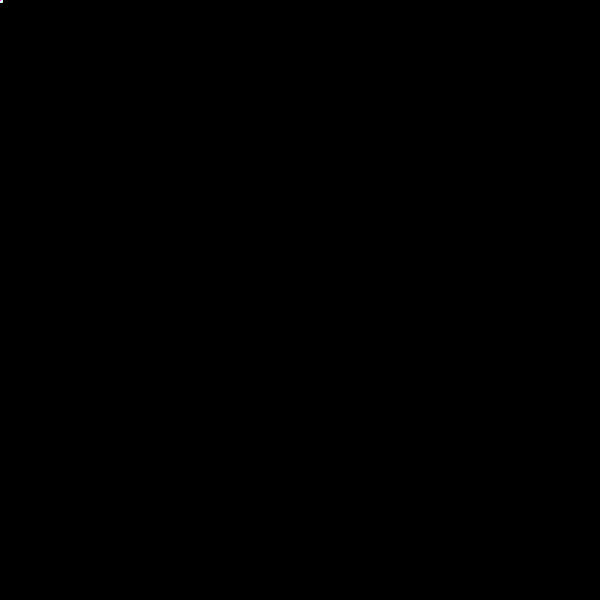
Frame 1 (no input)
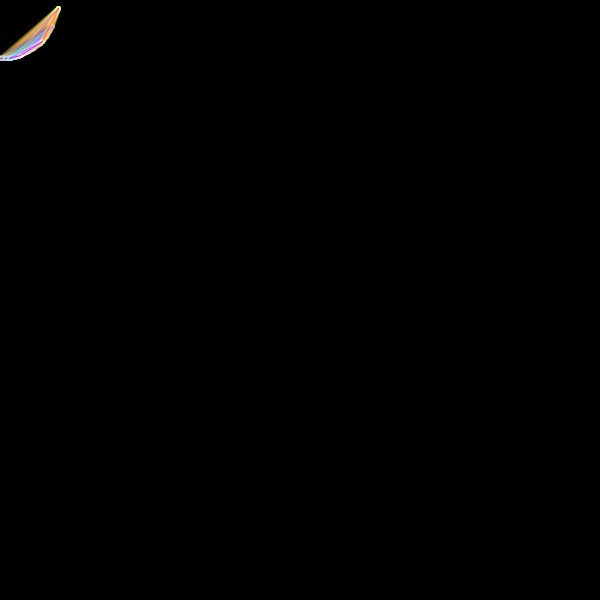
Frame 60 (the mouse pressed at the canvas centre just before this capture)
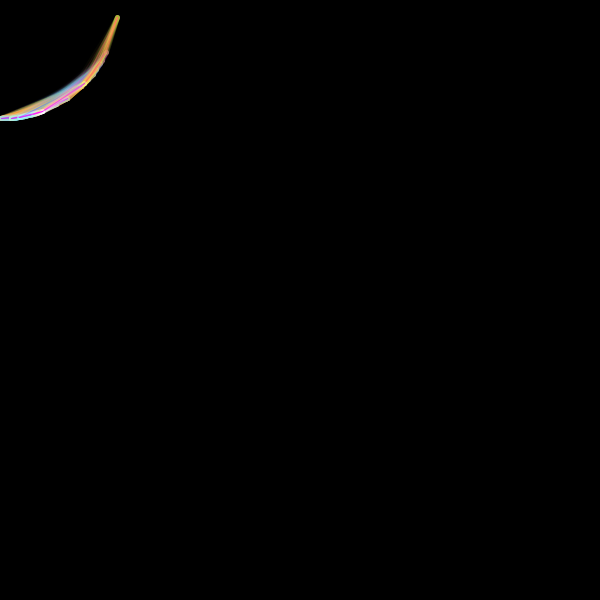
Frame 120 (the mouse held since frame 60 and released just before this capture)

The Processing sketch that drew these frames (run headless with seeded random() and noise(); from frame 60 on, the mouse is pressed at the canvas centre):

// Processing sketch: neiro_lwp
// ── neiro_lwp.pde
float points[][]=new float[35][2];
int ckl=0;
float crl[][]=new float[35][2];
float speed=1;
float als[]=new float[35];
int f=0;

void setup(){
  size(600,600);
  for(int i=0;i<216;i++)
  Dragged(i);
  frameRate(150);
}

void draw(){
  
  background(0);
  for(int i=0;i<34;i++)
  {
    for(int j=i+1;j<35;j++)
    {
      float dii=dist(points[i][0],points[i][1],points[j][0],points[j][1]) ;
      if(dii<100)
      {
        stroke((sin(als[j])+1)*177,(sin(als[j]+PI/3)+1)*177,(sin(als[j]+PI/3*2)+1)*177,80*(100-dii)/100);
        strokeWeight(5);
        line(points[i][0],points[i][1],points[j][0],points[j][1]);
        stroke((sin(als[j])+1)*177,(sin(als[j]+PI/3*4)+1)*177,(sin(als[j]+PI/3*2)+1)*177,(100-dii)/100*255);
        strokeWeight(1);
        line(points[i][0],points[i][1],points[j][0],points[j][1]);
      }
    }
  }
  for(int i=0;i<35;i++)
  {
    float xx=crl[i][0]*speed;
    float yy=crl[i][1]*speed;
    if(points[i][0]+xx<0 || points[i][0]+xx>width)
    crl[i][0]=-crl[i][0];
    xx=crl[i][0]*speed;
    if(points[i][1]+yy<0 || points[i][1]+yy>height)
    crl[i][1]=-crl[i][1];
    yy=crl[i][1]*speed;
    points[i][0]+=xx;
    points[i][1]+=yy;
  }
}

void Dragged(float i)
{
  if(f==6)
  {
    f=0;
    points[ckl][0]=mouseX;
    points[ckl][1]=mouseY;
    als[ckl]=random(PI*2);
    float Crl=random(i/100);
    crl[ckl][0]=sin(Crl);
    crl[ckl][1]=cos(Crl);
    ckl++;
    if(ckl==35)
    ckl=0;
  }
  f++;
}

void mouseDragged()
{
  if(f==6)
  {
    f=0;
    points[ckl][0]=mouseX;
    points[ckl][1]=mouseY;
    als[ckl]=random(PI*2);
    float Crl=random(PI*2);
    crl[ckl][0]=sin(Crl);
    crl[ckl][1]=cos(Crl);
    ckl++;
    if(ckl==35)
    ckl=0;
  }
  f++;
}
